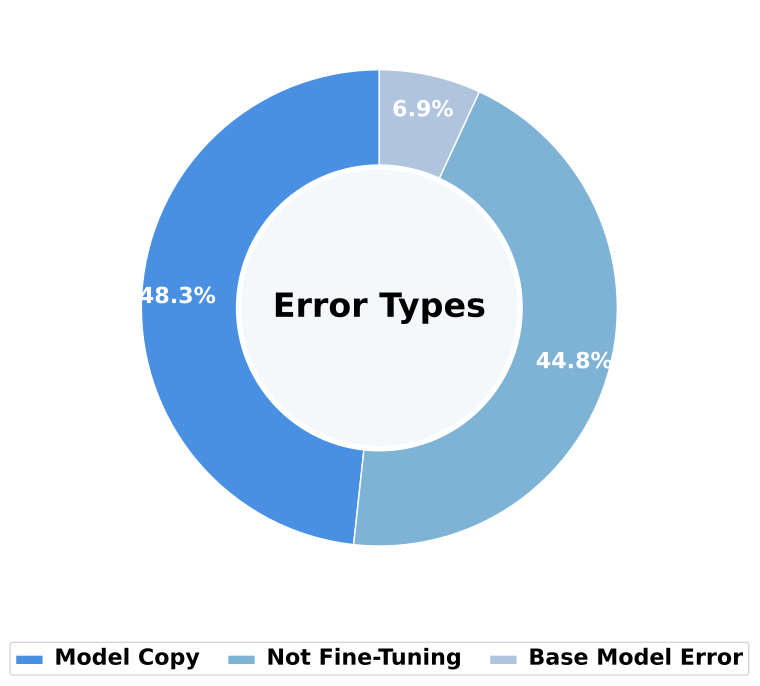

Source code (Python):
import matplotlib.pyplot as plt

# --- 数据定义 ---
# 错误分类数据
error_labels = ['Model Copy', 'Not Fine-Tuning', 'Base Model Error']
error_sizes = [14, 13, 2]
error_title = 'Error Types'

# 定义颜色主题（蓝色调）
colors_blue_shades = ['#4a90e2', '#7fb3d5', '#b0c4de'] 
center_bg_color = '#f4f8fb'

# --- 绘图函数 ---
def draw_donut_on_ax(ax, labels, sizes, title, colors, center_color):
    """
    在指定的 Axes(子图) 上绘制单个环形饼图。
    """
    # 确保颜色列表长度足够
    actual_colors = colors * (len(sizes) // len(colors)) + colors[:len(sizes) % len(colors)]

    # 绘制饼图
    wedges, texts, autotexts = ax.pie(
        sizes,
        autopct='%1.1f%%',
        startangle=90,
        colors=actual_colors,
        pctdistance=0.85,
        wedgeprops=dict(width=0.4, edgecolor='w')
    )

    # 添加中心圆，使其成为环形图
    center_circle = plt.Circle((0, 0), 0.58, fc=center_color)
    ax.add_artist(center_circle)

    # 设置百分比文本样式
    plt.setp(autotexts, size=16, weight="bold", color="white")

    # 在中心添加标题 (调整了字体大小以适应单图)
    ax.text(0, 0, title, ha='center', va='center', fontsize=24, fontweight='bold')

    # 设置图例
    legend = ax.legend(
        wedges, labels,
        loc="upper center",
        bbox_to_anchor=(0.5, -0.05),  # 将图例放在图表正下方
        ncol=len(labels)  # 水平排列
    )
    plt.setp(legend.get_texts(), fontsize=16, weight='bold')

# --- 主绘图逻辑 ---

# 1. 创建包含 1 个子图的画布
fig, ax = plt.subplots(figsize=(8, 8))

# 2. 在子图上绘制错误分类环形图
draw_donut_on_ax(
    ax=ax, 
    labels=error_labels, 
    sizes=error_sizes, 
    title=error_title, 
    colors=colors_blue_shades, 
    center_color=center_bg_color
)

# 3. 调整整体布局以防止标题和图例被截断
fig.tight_layout(pad=3.0) 

# 4. 保存为 PDF 文件（适用于论文插入）
plt.savefig('fig/hf_error_pie.pdf', format='pdf', bbox_inches='tight')

# 关闭图形，释放内存
plt.close(fig)
